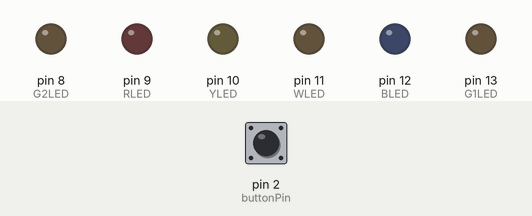
This sketch was run on a simulated Arduino Uno, built with avr-gcc and run on an emulated ATmega328P. On the bench: output pins drawn as LEDs (lit = HIGH). The test bench sets the inputs (shaded band); at power-on: pin 2 (buttonPin) LOW.

Above: at 1.2 s.
1.3 s: pin 2 (buttonPin) pulled HIGH for 0.15 s
At 1.37 s:
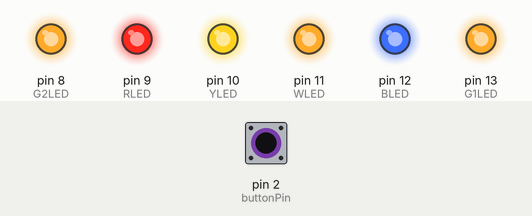
2.9 s: pin 2 (buttonPin) pulled HIGH for 3.2 s
At 6.5 s:
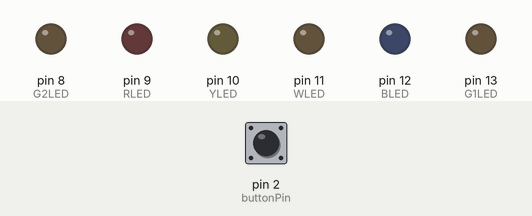
Timing chart, 0 to 8.0 s (numbered marks = the images above; inputs shaded):
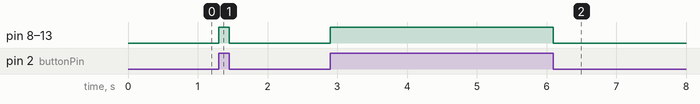

Measured:
- after the input at 1.3 s, pin 8 (G2LED), pin 9 (RLED), pin 10 (YLED), pin 11 (WLED), pin 12 (BLED), pin 13 (G1LED): LOW → HIGH at once, → LOW 0.15 s later
- after the input at 2.9 s, pin 8 (G2LED), pin 9 (RLED), pin 10 (YLED), pin 11 (WLED), pin 12 (BLED), pin 13 (G1LED): LOW → HIGH at once, → LOW 3.2 s later

The sketch:

MTEC2280-PushLED_EdwardGonzalez.ino
```cpp
//Name: Edward Gonzalez

const int G1LED = 13;
const int BLED = 12;
const int WLED = 11;
const int YLED = 10;
const int RLED = 9;
const int G2LED = 8;

const int buttonPin = 2;

int buttonState = 0;

void setup() {
  // put your setup code here, to run once:

  pinMode(G1LED, OUTPUT);
  pinMode(BLED, OUTPUT);
  pinMode(WLED, OUTPUT);
  pinMode(YLED, OUTPUT);
  pinMode(RLED, OUTPUT);
  pinMode(G2LED, OUTPUT);

  pinMode(buttonPin, INPUT);
}

void loop() {
  // put your main code here, to run repeatedly:
  buttonState = digitalRead(buttonPin);

  if(buttonState == HIGH) {

    digitalWrite(G1LED,HIGH);
    digitalWrite(BLED,HIGH);
    digitalWrite(WLED,HIGH);
    digitalWrite(YLED,HIGH);
    digitalWrite(RLED,HIGH);
    digitalWrite(G2LED,HIGH);
  }
  else {
    digitalWrite(G1LED,LOW);
    digitalWrite(BLED,LOW);
    digitalWrite(WLED,LOW);
    digitalWrite(YLED,LOW);
    digitalWrite(RLED,LOW);
    digitalWrite(G2LED,LOW);
  }

}
```
